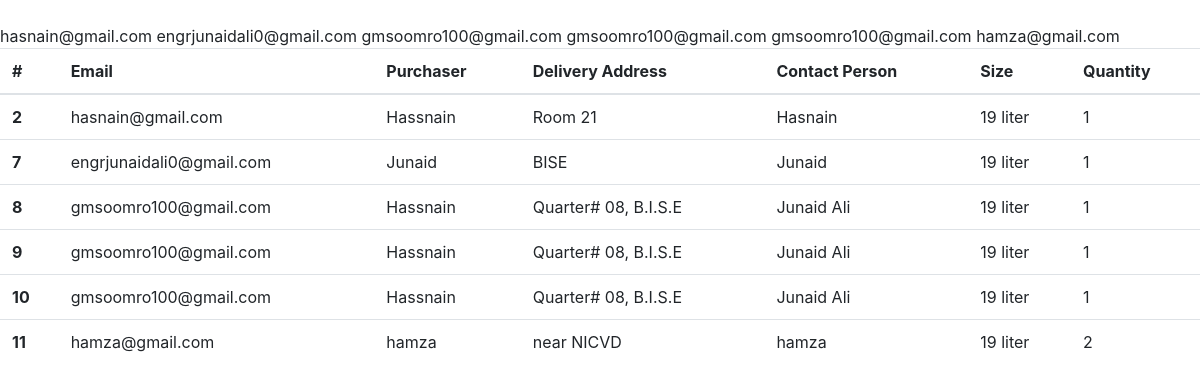
/includes/table.php, run on the app's committed database.
### tables this page shows
CREATE TABLE `tblorders` (
  `orderID` int(255) NOT NULL,
  `email` varchar(255) NOT NULL,
  `purchaser` varchar(255) NOT NULL,
  `deliveryAddress` varchar(255) NOT NULL,
  `contactPerson` varchar(255) NOT NULL,
  `bottleSize` varchar(255) NOT NULL,
  `bottleQuantity` int(255) NOT NULL
);

### includes/table.php (the view, shortened to what this page needs)
<link href="//maxcdn.bootstrapcdn.com/bootstrap/4.0.0/css/bootstrap.min.css" rel="stylesheet" id="bootstrap-css">
<link rel="stylesheet" href="https://cdnjs.cloudflare.com/ajax/libs/font-awesome/4.7.0/css/font-awesome.min.css">
<table class='table'>
  <thead>
    <tr>
      <th scope='col'>#</th>
      <th scope='col'>Email</th>
      <th scope='col'>Purchaser</th>
      <th scope='col'>Delivery Address</th>
      <th scope='col'>Contact Person</th>
      <th scope='col'>Size</th>
      <th scope='col'>Quantity</th>
    </tr>
  </thead>
  <tbody>
    <?php
  include "config.php";
  $sql = "select * from tblorders";
  $result = mysqli_query($con,$sql);
  $num = mysqli_num_rows($result);
  echo "<br>";
  if ($num>0){
    while ($row = mysqli_fetch_assoc($result)){
?>
    <tr>
      <th scope='row'><?php echo $row['orderID'];?></th>
      <td><?php echo $row['email'];?></td>
      <td><?php echo $row['purchaser'];?></td>
      <td><?php echo $row['deliveryAddress'];?></td>
      <td><?php echo $row['contactPerson'];?></td>
      <td><?php echo $row['bottleSize'];?></td>
      <td><?php echo $row['bottleQuantity'];?></td>
    </tr>
<?php     }
  }?>
  </tbody>
  </table>

### data on the page
tblorders: orderID "2", email "hasnain@gmail.com", purchaser "Hassnain", deliveryAddress "Room 21", contactPerson "Hasnain", bottleSize "19 liter", bottleQuantity "1"
tblorders: orderID "7", email "engrjunaidali0@gmail.com", purchaser "Junaid", deliveryAddress "BISE", contactPerson "Junaid", bottleSize "19 liter", bottleQuantity "1"
tblorders: orderID "8", email "gmsoomro100@gmail.com", purchaser "Hassnain", deliveryAddress "Quarter# 08, B.I.S.E", contactPerson "Junaid Ali", bottleSize "19 liter", bottleQuantity "1"
tblorders: orderID "9", email "gmsoomro100@gmail.com", purchaser "Hassnain", deliveryAddress "Quarter# 08, B.I.S.E", contactPerson "Junaid Ali", bottleSize "19 liter", bottleQuantity "1"
tblorders: orderID "10", email "gmsoomro100@gmail.com", purchaser "Hassnain", deliveryAddress "Quarter# 08, B.I.S.E", contactPerson "Junaid Ali", bottleSize "19 liter", bottleQuantity "1"
tblorders: orderID "11", email "hamza@gmail.com", purchaser "hamza", deliveryAddress "near NICVD", contactPerson "hamza", bottleSize "19 liter", bottleQuantity "2"
